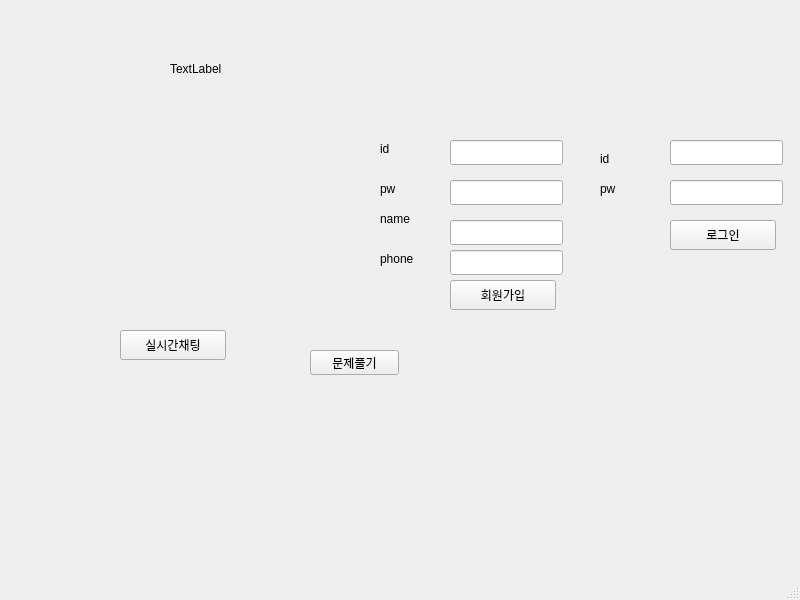
<?xml version="1.0" encoding="UTF-8"?>
<ui version="4.0">
 <class>MainWindow</class>
 <widget class="QMainWindow" name="MainWindow">
  <property name="geometry">
   <rect>
    <x>0</x>
    <y>0</y>
    <width>800</width>
    <height>600</height>
   </rect>
  </property>
  <property name="windowTitle">
   <string>MainWindow</string>
  </property>
  <widget class="QWidget" name="centralwidget">
   <widget class="QStackedWidget" name="stackedWidget">
    <property name="geometry">
     <rect>
      <x>10</x>
      <y>10</y>
      <width>781</width>
      <height>531</height>
     </rect>
    </property>
    <property name="currentIndex">
     <number>0</number>
    </property>
    <widget class="QWidget" name="page">
     <widget class="QPushButton" name="pushButton">
      <property name="geometry">
       <rect>
        <x>110</x>
        <y>320</y>
        <width>106</width>
        <height>30</height>
       </rect>
      </property>
      <property name="text">
       <string>실시간채팅</string>
      </property>
     </widget>
     <widget class="QPushButton" name="pushButton_3">
      <property name="geometry">
       <rect>
        <x>440</x>
        <y>270</y>
        <width>106</width>
        <height>30</height>
       </rect>
      </property>
      <property name="text">
       <string>회원가입</string>
      </property>
     </widget>
     <widget class="QLineEdit" name="lineEdit">
      <property name="geometry">
       <rect>
        <x>440</x>
        <y>130</y>
        <width>113</width>
        <height>25</height>
       </rect>
      </property>
     </widget>
     <widget class="QLineEdit" name="lineEdit_2">
      <property name="geometry">
       <rect>
        <x>440</x>
        <y>170</y>
        <width>113</width>
        <height>25</height>
       </rect>
      </property>
     </widget>
     <widget class="QLineEdit" name="lineEdit_3">
      <property name="geometry">
       <rect>
        <x>440</x>
        <y>210</y>
        <width>113</width>
        <height>25</height>
       </rect>
      </property>
     </widget>
     <widget class="QLineEdit" name="lineEdit_4">
      <property name="geometry">
       <rect>
        <x>440</x>
        <y>240</y>
        <width>113</width>
        <height>25</height>
       </rect>
      </property>
     </widget>
     <widget class="QLineEdit" name="lineEdit_5">
      <property name="geometry">
       <rect>
        <x>660</x>
        <y>130</y>
        <width>113</width>
        <height>25</height>
       </rect>
      </property>
     </widget>
     <widget class="QLineEdit" name="lineEdit_6">
      <property name="geometry">
       <rect>
        <x>660</x>
        <y>170</y>
        <width>113</width>
        <height>25</height>
       </rect>
      </property>
     </widget>
     <widget class="QPushButton" name="pushButton_4">
      <property name="geometry">
       <rect>
        <x>660</x>
        <y>210</y>
        <width>106</width>
        <height>30</height>
       </rect>
      </property>
      <property name="text">
       <string>로그인</string>
      </property>
     </widget>
     <widget class="QLabel" name="label_2">
      <property name="geometry">
       <rect>
        <x>370</x>
        <y>130</y>
        <width>67</width>
        <height>17</height>
       </rect>
      </property>
      <property name="text">
       <string>id</string>
      </property>
     </widget>
     <widget class="QLabel" name="label_3">
      <property name="geometry">
       <rect>
        <x>370</x>
        <y>170</y>
        <width>67</width>
        <height>17</height>
       </rect>
      </property>
      <property name="text">
       <string>pw</string>
      </property>
     </widget>
     <widget class="QLabel" name="label_4">
      <property name="geometry">
       <rect>
        <x>370</x>
        <y>200</y>
        <width>67</width>
        <height>17</height>
       </rect>
      </property>
      <property name="text">
       <string>name</string>
      </property>
     </widget>
     <widget class="QLabel" name="label_5">
      <property name="geometry">
       <rect>
        <x>370</x>
        <y>240</y>
        <width>67</width>
        <height>17</height>
       </rect>
      </property>
      <property name="text">
       <string>phone</string>
      </property>
     </widget>
     <widget class="QLabel" name="label_6">
      <property name="geometry">
       <rect>
        <x>590</x>
        <y>140</y>
        <width>67</width>
        <height>17</height>
       </rect>
      </property>
      <property name="text">
       <string>id</string>
      </property>
     </widget>
     <widget class="QLabel" name="label_7">
      <property name="geometry">
       <rect>
        <x>590</x>
        <y>170</y>
        <width>67</width>
        <height>17</height>
       </rect>
      </property>
      <property name="text">
       <string>pw</string>
      </property>
     </widget>
     <widget class="QLabel" name="label_8">
      <property name="geometry">
       <rect>
        <x>160</x>
        <y>50</y>
        <width>67</width>
        <height>17</height>
       </rect>
      </property>
      <property name="text">
       <string>TextLabel</string>
      </property>
     </widget>
     <widget class="QPushButton" name="pushButton_5">
      <property name="geometry">
       <rect>
        <x>300</x>
        <y>340</y>
        <width>89</width>
        <height>25</height>
       </rect>
      </property>
      <property name="text">
       <string>문제풀기</string>
      </property>
     </widget>
    </widget>
    <widget class="QWidget" name="page_2">
     <widget class="QWidget" name="gridLayoutWidget">
      <property name="geometry">
       <rect>
        <x>10</x>
        <y>0</y>
        <width>771</width>
        <height>521</height>
       </rect>
      </property>
      <layout class="QGridLayout" name="gridLayout">
       <item row="2" column="0">
        <widget class="QLineEdit" name="chat_input"/>
       </item>
       <item row="2" column="1">
        <widget class="QPushButton" name="pushButton_2">
         <property name="text">
          <string>전송</string>
         </property>
         <property name="shortcut">
          <string>Return, Enter</string>
         </property>
        </widget>
       </item>
       <item row="1" column="0" colspan="2">
        <widget class="QTextBrowser" name="textBrowser"/>
       </item>
       <item row="0" column="0" colspan="2">
        <widget class="QLabel" name="label">
         <property name="text">
          <string>실시간채팅</string>
         </property>
        </widget>
       </item>
      </layout>
     </widget>
    </widget>
    <widget class="QWidget" name="page_3">
     <widget class="QLineEdit" name="lineEdit_7">
      <property name="geometry">
       <rect>
        <x>70</x>
        <y>260</y>
        <width>113</width>
        <height>25</height>
       </rect>
      </property>
     </widget>
     <widget class="QTextBrowser" name="textBrowser_2">
      <property name="geometry">
       <rect>
        <x>70</x>
        <y>80</y>
        <width>531</width>
        <height>131</height>
       </rect>
      </property>
     </widget>
     <widget class="QPushButton" name="pushButton_6">
      <property name="geometry">
       <rect>
        <x>220</x>
        <y>260</y>
        <width>89</width>
        <height>25</height>
       </rect>
      </property>
      <property name="text">
       <string>정답맞추기</string>
      </property>
     </widget>
    </widget>
   </widget>
  </widget>
  <widget class="QMenuBar" name="menubar">
   <property name="geometry">
    <rect>
     <x>0</x>
     <y>0</y>
     <width>800</width>
     <height>28</height>
    </rect>
   </property>
  </widget>
  <widget class="QStatusBar" name="statusbar"/>
 </widget>
 <resources/>
 <connections/>
</ui>
